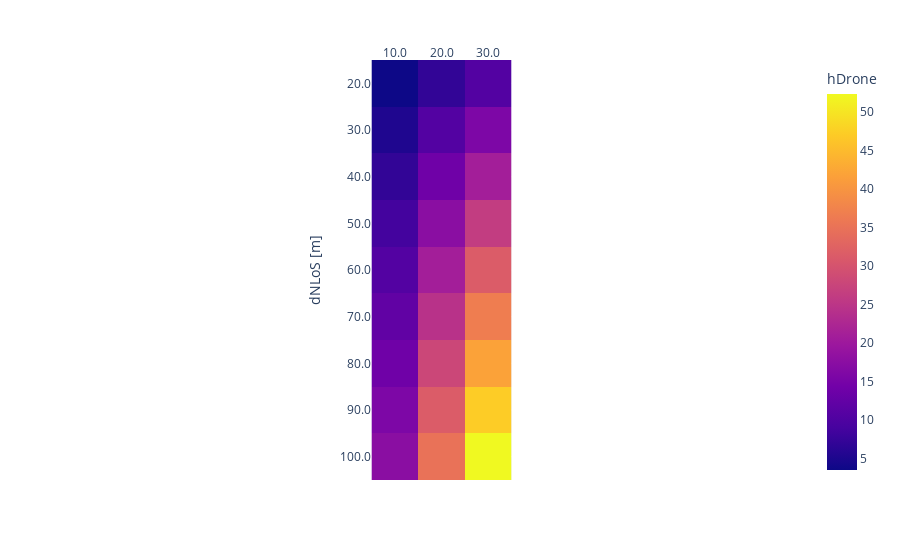

Notebook code for this chart:
### Code cell
import plotly.express as px
import numpy as np 

theta = np.linspace(10, 30, 3)
dNLoS = np.linspace(20, 100, 9)

X, Y = np.meshgrid(theta, dNLoS)
Z = np.deg2rad(X)*Y # elementwise

fig = px.imshow(Z,
                labels=dict(x="", y="dNLoS [m]", color="hDrone"),
                x=[str(i) for i in theta],
                y=[str(i) for i in dNLoS]
               )
fig.update_xaxes(side="top")
#fig.show()

# Define dragmode, newshape parameters, amd add modebar buttons
fig.update_layout(
    dragmode='drawrect',
    newshape=dict(line_color='cyan'))
fig.show(config={'modeBarButtonsToAdd':['drawline',
                                        'drawopenpath',
                                        'drawclosedpath',
                                        'drawcircle',
                                        'drawrect',
                                        'eraseshape'
                                       ]})

### Figure 1 — Plotly figure (JSON) as saved in the notebook; plotly's stock layout.template omitted (floating-point values rounded to 4 significant figures)
{"data": [{"coloraxis": "coloraxis", "hovertemplate": "x: %{x}<br>dNLoS [m]: %{y}<br>hDrone: %{z}<extra></extra>", "name": "0", "type": "heatmap", "x": ["10.0", "20.0", "30.0"], "xaxis": "x", "y": ["20.0", "30.0", "40.0", "50.0", "60.0", "70.0", "80.0", "90.0", "100.0"], "yaxis": "y", "z": [[3.491, 6.981, 10.47], [5.236, 10.47, 15.71], [6.981, 13.96, 20.94], [8.727, 17.45, 26.18], [10.47, 20.94, 31.42], [12.22, 24.43, 36.65], [13.96, 27.93, 41.89], [15.71, 31.42, 47.12], [17.45, 34.91, 52.36]]}], "layout": {"coloraxis": {"colorbar": {"title": {"text": "hDrone"}}, "colorscale": [[0, "#0d0887"], [0.1111, "#46039f"], [0.2222, "#7201a8"], [0.3333, "#9c179e"], [0.4444, "#bd3786"], [0.5556, "#d8576b"], [0.6667, "#ed7953"], [0.7778, "#fb9f3a"], [0.8889, "#fdca26"], [1, "#f0f921"]]}, "dragmode": "drawrect", "margin": {"t": 60}, "newshape": {"line": {"color": "cyan"}}, "xaxis": {"anchor": "y", "constrain": "domain", "domain": [0, 1], "scaleanchor": "y", "side": "top"}, "yaxis": {"anchor": "x", "autorange": "reversed", "constrain": "domain", "domain": [0, 1], "title": {"text": "dNLoS [m]"}}}}
